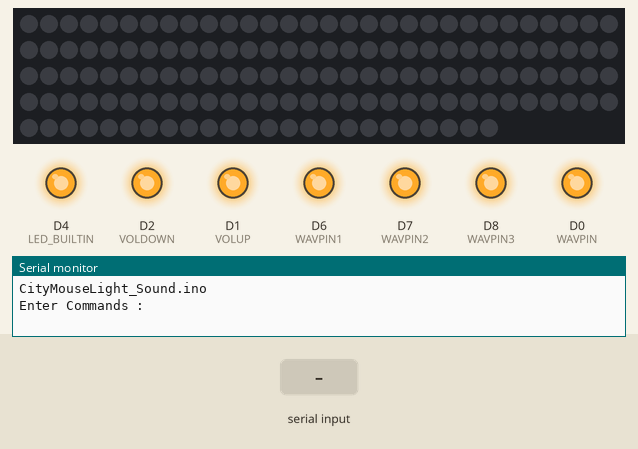
The sketch below on a simulated ESP8266 (NodeMCU). Parts: 144 RGB LEDs in strip order, left to right, continuing on the next row, output pins drawn as LEDs (lit = HIGH, except the on-board LED, lit = LOW), the last lines printed to the serial monitor. The test bench sets the inputs (shaded band).

Above: at 9.2 s.
9.3 s: "LIGHTON\n" received over Serial
At 9.7 s:
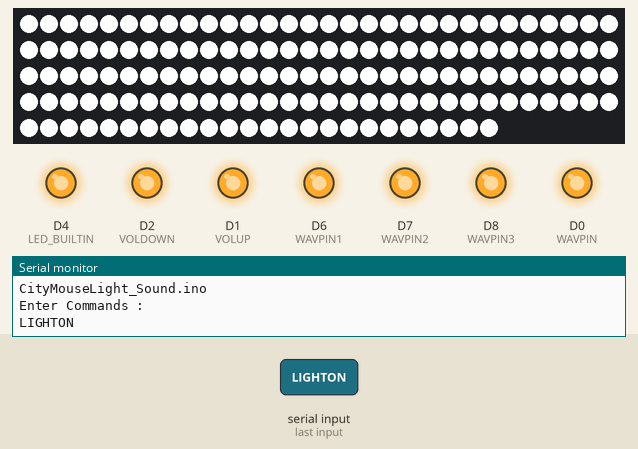
10.8 s: "LED OFF\n" received over Serial
At 11.8 s:
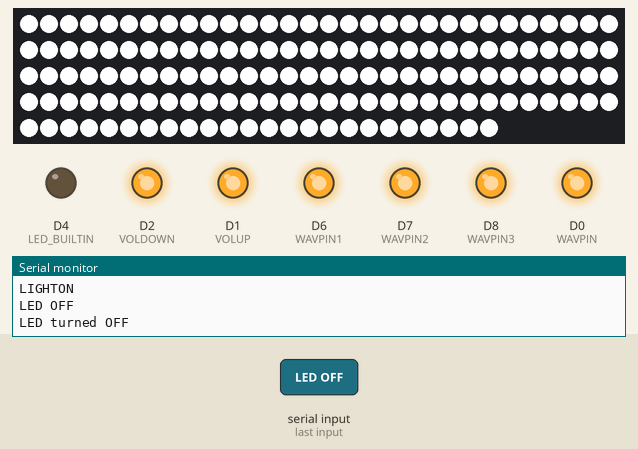
12.3 s: "PLAY0\n" received over Serial
At 12.45 s:
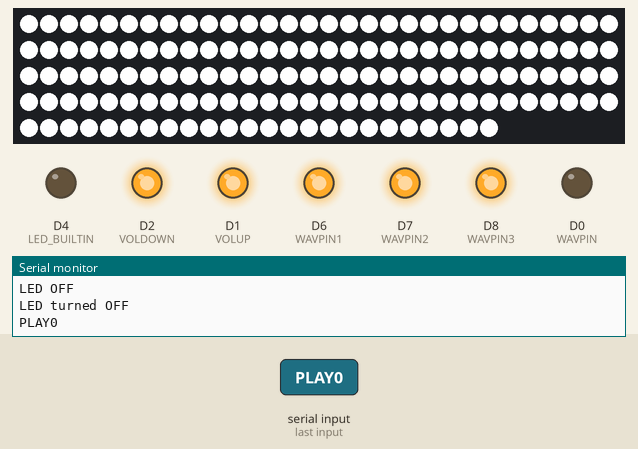
14.1 s: "PLAY1,45\n" received over Serial
At 14.25 s:
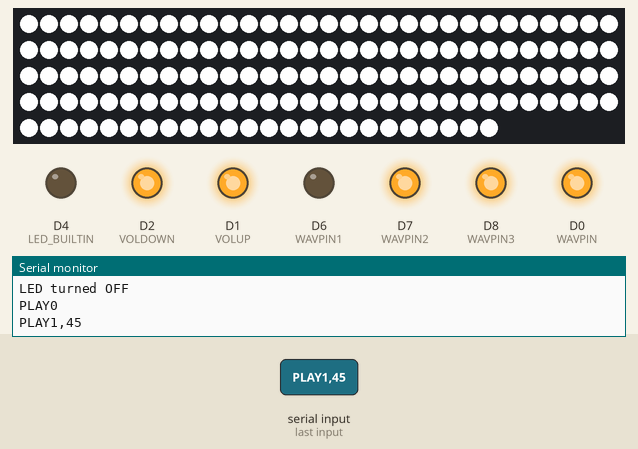
15.9 s: "PLAY2\n" received over Serial
At 16.05 s:
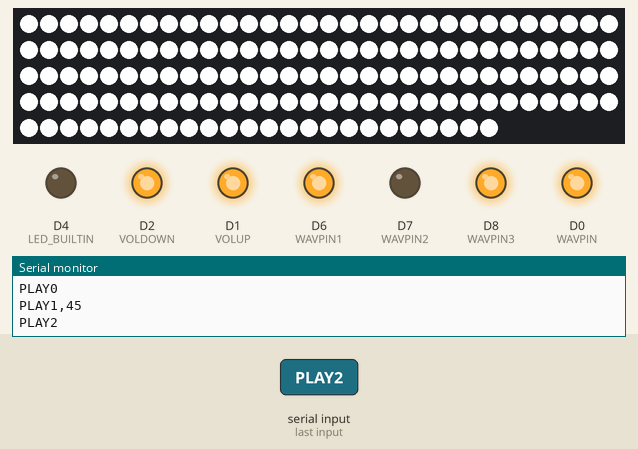
17.7 s: "LIGHTOFF\n" received over Serial
At 18.5 s:
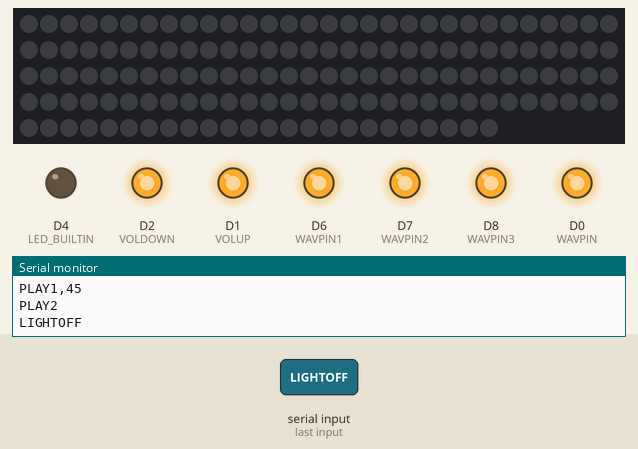
Timing chart, 0 to 20.2 s (numbered marks = the images above; inputs shaded):
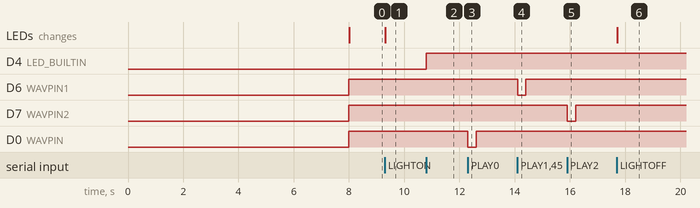

Measured:
- after the input at 9.3 s, the LEDs: change at once (image 1)
- after the input at 10.8 s, D4 (LED_BUILTIN): LOW → HIGH at once
- after the input at 12.3 s, D0 (WAVPIN): HIGH → LOW at once, → HIGH 0.30 s later
- after the input at 14.1 s, D6 (WAVPIN1): HIGH → LOW at once, → HIGH 0.30 s later
- after the input at 15.9 s, D7 (WAVPIN2): HIGH → LOW at once, → HIGH 0.30 s later
- after the input at 17.7 s, the LEDs: change at once (image 6)

The sketch:

CityMouseLight_Sound.ino
```cpp
// light and sound sketch for City Mouse experiment
// Gurleen Hothi, Ricardo Toledo-Crow, Mark Bellamy, ASRC CUNY, Sep 2024
// Flashes led strip and plays sound


#include <Adafruit_NeoPixel.h>

#define NPPIN D5       // Activation pin for Neopixels
#define WAVPIN D0      // Audio Track Pin
#define WAVPIN1 D6     //
#define WAVPIN2 D7     //
#define WAVPIN3 D8     // Extra Audio Track Pin Not Used
#define VOLUP D1       //  Volume Up Pin
#define VOLDOWN D2     //  Volume Down Pin
#define VOL_LIMIT 100  // Volume Limit
#define NUMPIXELS 144  // NeoPixel strip size
#define DELAYVAL 100   // Time (in milliseconds) to pause between pixels


String inputString = "";
bool stringComplete = false;

Adafruit_NeoPixel pixels(NUMPIXELS, NPPIN, NEO_GRBW + NEO_KHZ800);

void setup() {
  Serial.begin(115200);
  delay(8000);
  Serial.println(__FILE__);

  // Set wavpins and volume pins to 3.3V
  pinMode(WAVPIN, OUTPUT);
  digitalWrite(WAVPIN, HIGH);

  pinMode(WAVPIN1, OUTPUT);
  digitalWrite(WAVPIN1, HIGH);

  pinMode(WAVPIN2, OUTPUT);
  digitalWrite(WAVPIN2, HIGH);

  pinMode(WAVPIN3, OUTPUT);
  digitalWrite(WAVPIN3, HIGH);

  pinMode(VOLDOWN, OUTPUT);
  digitalWrite(VOLDOWN, HIGH);

  pinMode(VOLUP, OUTPUT);
  digitalWrite(VOLUP, HIGH);

  pixels.begin();  // INITIALIZE NeoPixel strip (REQUIRED)
  pixels.show();   // Initialize all pixels to 'off'

  inputString.reserve(200);
  pinMode(LED_BUILTIN, OUTPUT);
  Serial.println("Enter Commands :");  //Reserves 200 bits of memory
}

void loop() {
  while (Serial.available()) {
    char inChar = (char)Serial.read();  //Continuously reads input for commands
    inputString += inChar;
    if (inChar == '\n') {
      stringComplete = true;
      Serial.print(inputString);
    }

    if (stringComplete) {
      parseCommand(inputString);
      inputString = "";
      stringComplete = false;  // Passes completed string
    }
  }
}

// Remove any trailing newline or carriage return characters
void parseCommand(String command) {

  command.trim();

  // Check for specific commands and execute accordingly
  if (command == "LED ON") {
    digitalWrite(LED_BUILTIN, LOW);
    Serial.println("LED turned ON");
  } else if (command == "LED OFF") {
    digitalWrite(LED_BUILTIN, HIGH);
    Serial.println("LED turned OFF");
  } else if (command.startsWith("SET PWM ")) {
    // Example command: SET PWM 128
    int pwmValue = command.substring(8).toInt();  // Extract the value after "SET PWM "
    analogWrite(LED_BUILTIN, pwmValue);
    Serial.print("PWM set to: ");
    Serial.println(pwmValue);  //?
  } else if (command.startsWith("PLAY0")) {
    // execute Sound()
    Sound(WAVPIN);
  } else if (command.startsWith("PLAY1")) {
    Sound(WAVPIN1);
  } else if (command.startsWith("PLAY2")) {
    Sound(WAVPIN2);
  } else if (command.startsWith("LIGHTON")) {
    // execute lighton()
    lighton(WAVPIN2);
  } else if (command.startsWith("LIGHTOFF")) {
    // execute lightoff()
    lightoff(WAVPIN2);
  } else if (command.startsWith("LIGHTLR")) {
    // execute lightLR()
    lightLR(WAVPIN2);
  } else if (command.startsWith("VOLUP")) {
    // execute Volume()
    Volume(VOLUP);
  } else if (command.startsWith("VOLDOWN")) {
    // execute Volume()
    Volume(VOLDOWN);
  } else {
    // Handle unknown commands
    Serial.print("Unknown command: ");
    Serial.println(command);
  }
}

// turn off all pixels
void lightoff(int wav) {
  pixels.clear();
  pixels.show();
}

// turn on all pixels to max values
void lighton(int wav) {
  static uint32_t maxWhite = pixels.Color(255, 255, 255, 255);
  for (int c = 0; c < pixels.numPixels(); c++) {
    pixels.setPixelColor(c, maxWhite);  // Set pixel 'c' to value 'color'
  }
  pixels.show();
}

// move pixels left to right three pixels every move
void lightLR(int wav) {
  theaterChase(pixels.Color(255, 255, 255, 255), 6, 52);
  pixels.show();
  pixels.clear();
}

// start track audio
void Sound(int wav) {
  pinMode(wav, OUTPUT);
  digitalWrite(wav, LOW);
  delay(300);
  digitalWrite(wav, HIGH);
}

//Adjust speaker volume
void Volume(int updown) {
  // start sound
  pinMode(updown, OUTPUT);
  for (int i = 0; i < VOL_LIMIT; i++) {
    digitalWrite(updown, LOW);
    delay(50);
    digitalWrite(updown, HIGH);
    delay(50);
    digitalWrite(updown, LOW);
    delay(50);
    digitalWrite(updown, HIGH);
  }
}

//light control
void theaterChase(uint32_t color, int gap, int wait) {
  for (int a = 0; a < 60; a++) {     //Repeat 60 times
    for (int b = 0; b < gap; b++) {  //'b' counts from 0 to 2
      pixels.clear();                //Set all pixels in RAM to 0 (off)

      // 'c' counts up from 'b' to the end of strip in steps of 3
      for (int c = b; c < pixels.numPixels(); c += gap) {
        pixels.setPixelColor(c, color);  // Set pixel 'c' to value 'color'
      }
      pixels.show();  // Update strip with new contents
      delay(wait);    // Pause for a moment
    }
  }
}
```
